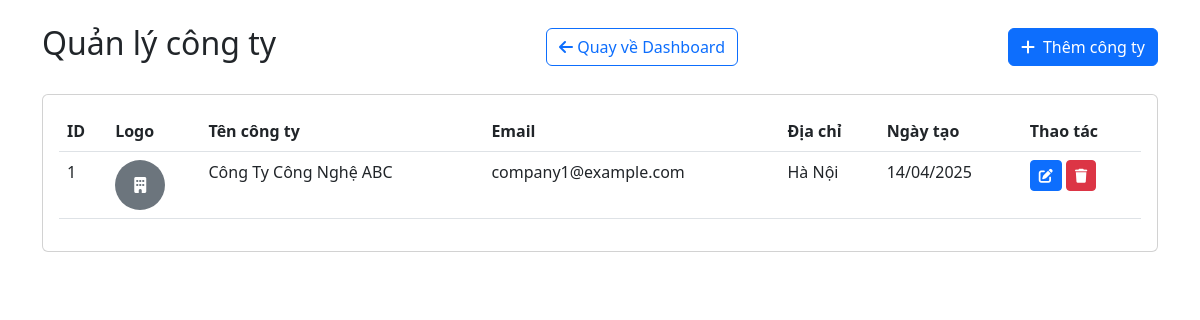
Screenshot of /companies_admin.php (signed in) with the database file from the repository.
### tables this page shows
CREATE TABLE `companies` (
  `id` int NOT NULL,
  `user_id` int NOT NULL,
  `name` varchar(255) NOT NULL,
  `description` text,
  `address` varchar(255) DEFAULT NULL,
  `industry` varchar(255) DEFAULT NULL,
  `email` varchar(255) DEFAULT NULL,
  `phone` varchar(20) DEFAULT NULL,
  `website` varchar(255) DEFAULT NULL,
  `created_at` timestamp NULL DEFAULT CURRENT_TIMESTAMP,
  `updated_at` timestamp NULL DEFAULT CURRENT_TIMESTAMP ON UPDATE CURRENT_TIMESTAMP
);

CREATE TABLE `users` (
  `id` int NOT NULL,
  `name` varchar(255) NOT NULL,
  `email` varchar(255) NOT NULL,
  `password` varchar(255) NOT NULL,
  `role` enum('admin','company','student') NOT NULL,
  `created_at` timestamp NULL DEFAULT CURRENT_TIMESTAMP
);

### companies_admin.php (the view, shortened to what this page needs)
<?php
require_once 'config/config.php';
$stmt = $pdo->query("
    SELECT c.*, u.email
    FROM companies c
    JOIN users u ON c.user_id = u.id
    ORDER BY c.created_at DESC
");
$companies = $stmt->fetchAll();
?>
<!DOCTYPE html>
<html lang="vi">
<head>
    <link href="https://cdn.jsdelivr.net/npm/bootstrap@5.3.0/dist/css/bootstrap.min.css" rel="stylesheet">
    <link href="https://cdnjs.cloudflare.com/ajax/libs/font-awesome/6.0.0/css/all.min.css" rel="stylesheet">
</head>
<body>
    <div class="container py-4">
        <div class="d-flex justify-content-between align-items-center mb-4">
            <h2>Quản lý công ty</h2>
            <a href="index_admin.php" class="btn btn-outline-primary">
                <i class="fas fa-arrow-left"></i> Quay về Dashboard
            </a>
            <button type="button" class="btn btn-primary" data-bs-toggle="modal" data-bs-target="#addCompanyModal">
                <i class="fas fa-plus me-2"></i>Thêm công ty
            </button>
        </div>
        <div class="card">
            <div class="card-body">
                <div class="table-responsive">
                    <table class="table">
                        <thead>
                            <tr>
                                <th>ID</th>
                                <th>Logo</th>
                                <th>Tên công ty</th>
                                <th>Email</th>
                                <th>Địa chỉ</th>
                                <th>Ngày tạo</th>
                                <th>Thao tác</th>
                            </tr>
                        </thead>
                        <tbody>
                            <?php foreach ($companies as $company): ?>
                                <tr>
                                    <td><?php echo $company['id']; ?></td>
                                    <td>
                                        <?php if (!empty($company['logo'])): ?>
                                            <img src="uploads/companies/<?php echo htmlspecialchars($company['logo']); ?>"
                                                 alt="Logo" class="company-logo">
                                        <?php else: ?>
                                            <div class="company-logo bg-secondary d-flex align-items-center justify-content-center">
                                                <i class="fas fa-building text-white"></i>
                                            </div>
                                        <?php endif; ?>
                                    </td>
                                    <td><?php echo htmlspecialchars($company['name']); ?></td>
                                    <td><?php echo htmlspecialchars($company['email']); ?></td>
                                    <td><?php echo htmlspecialchars($company['address']); ?></td>
                                    <td><?php echo date('d/m/Y', strtotime($company['created_at'])); ?></td>
                                    <td>
                                        <a href="edit_company_admin.php?id=<?php echo $company['id']; ?>" class="btn btn-sm btn-primary">
                                            <i class="fas fa-edit"></i>
                                        </a>
                                        <a href="companies_admin.php?delete=<?php echo $company['id']; ?>" class="btn btn-sm btn-danger" onclick="return confirm('Bạn có chắc chắn muốn xóa công ty này?')">
                                            <i class="fas fa-trash"></i>
                                        </a>
                                    </td>
                                </tr>
                            <?php endforeach; ?>
                        </tbody>
                    </table>
                </div>
            </div>
        </div>
    </div>
</body>
</html>

### companies_admin.php (style rules this page uses)
.company-logo { width: 50px; height: 50px; object-fit: cover; border-radius: 50%; }

### rows the page displays
companies: id "1", name "Công Ty Công Nghệ ABC", user.email "company1@example.com", address "Hà Nội", created_at "14/04/2025"
